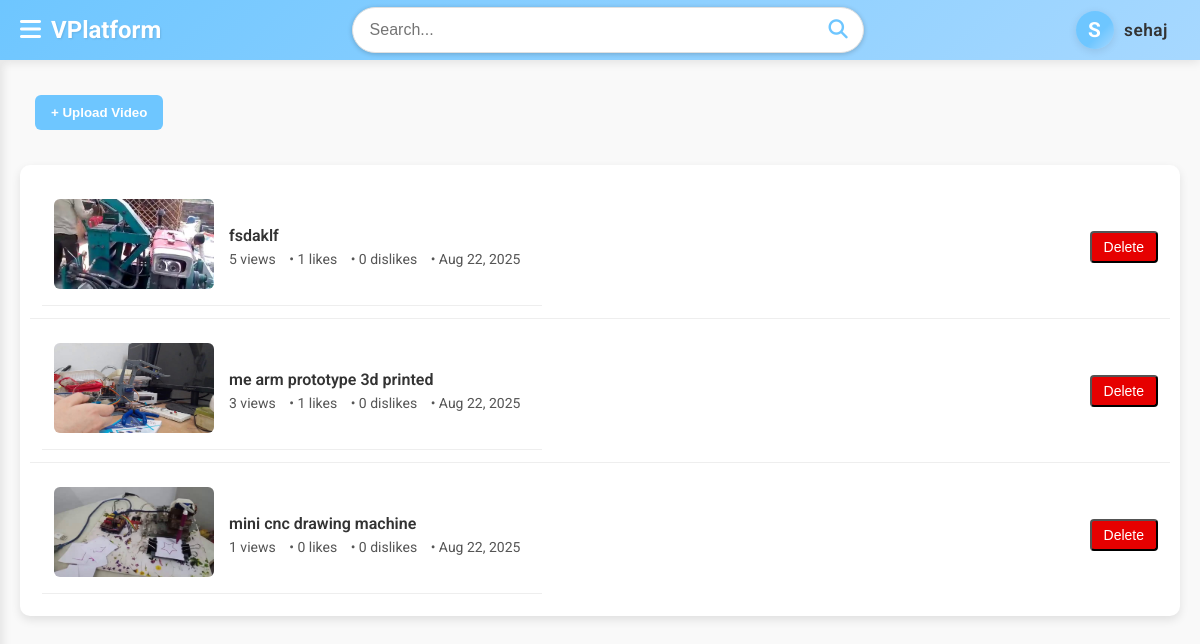
The page /your_videos/ (signed in) on the database as committed earlier.
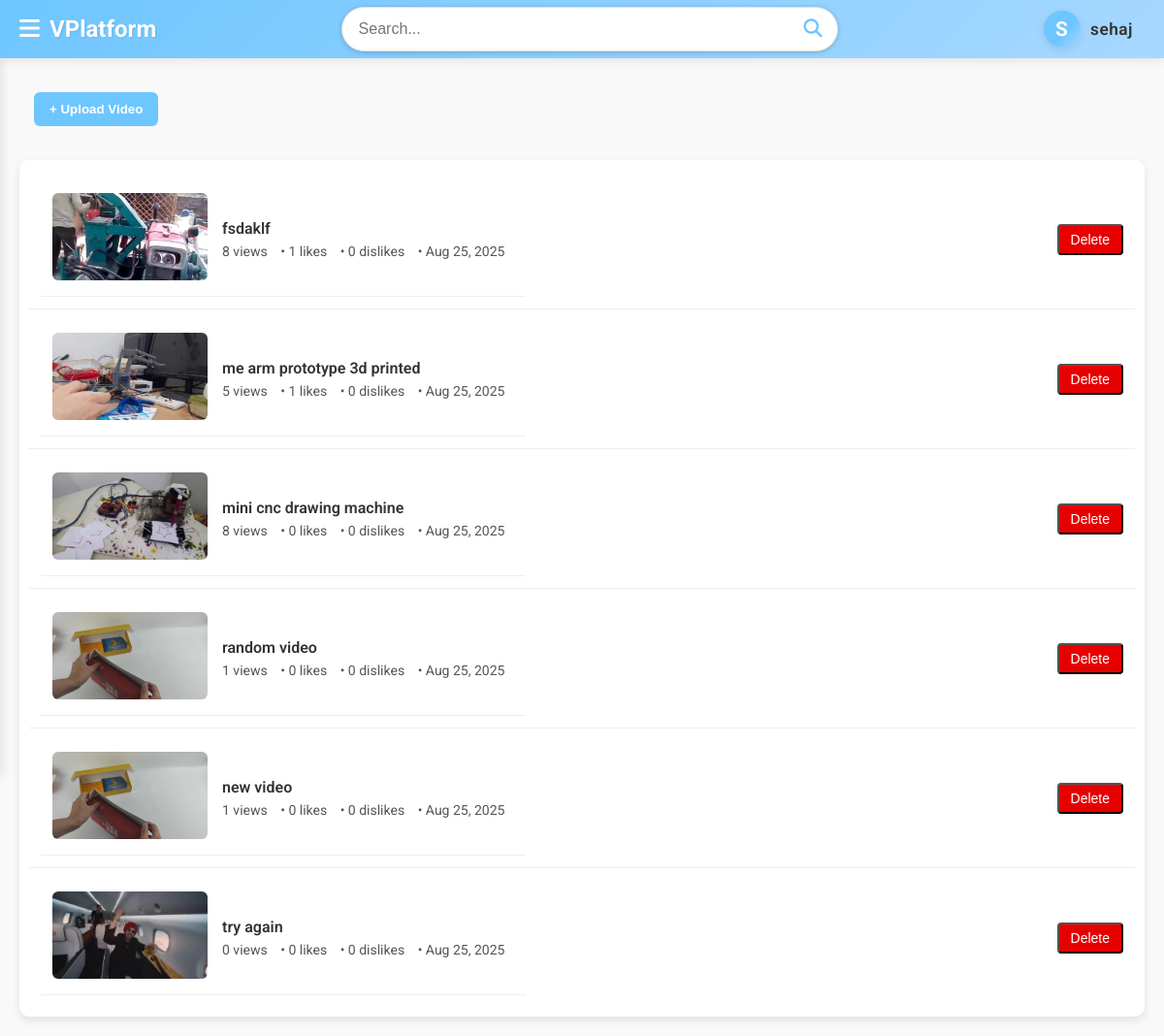
The same page on the database as committed later.
### videos_display/models.py (models this page shows, shortened)
class Video(models.Model):
    username = models.CharField(max_length=100)
    email = models.EmailField()
    title = models.CharField(max_length=200)
    description = models.CharField(max_length=2000)
    published_date = models.DateField(auto_now=True)
    category = models.CharField(max_length=25)
    video = models.FileField(upload_to='videos/')
    thumbnail = models.ImageField(upload_to='thumbnails/', null=True, blank=True)
    duration = models.CharField(max_length=8, blank=True, null=True)  # in seconds
    views = models.PositiveIntegerField(default=0)
    likes = models.PositiveIntegerField(default=0)
    dislikes = models.PositiveIntegerField(default=0)

### videos_display/views.py (the view)
# urls.py: path('your_videos/',vd_views.your_videos,name='your_videos'),
def your_videos(request):
    if request.user.is_authenticated:
        username = request.user.username
        email = request.user.email
        videos = Video.objects.filter(username=username, email=email)
        return render(request,'videos_display/your_videos.html',{'videos': videos})
    else:
        return render(request,'User/sign_in_request_page.html')

### videos_display/templates/videos_display/your_videos.html (shortened to what this page needs)
{% extends 'base.html' %}
{% load static %}
{% block extra_css %}
<link rel="stylesheet" href="{% static 'css/your_videos.css' %}">
{% endblock %}
{% block content %}
<div class="upload-container">
    <button class="upload-btn" id="openUploadModal">+ Upload Video</button>
</div>
<div class="video-list" id="your-videos-list">
    {% for video in videos %}
    <div class="video-item" id="{{ video.id }}">
            <a href="{% url 'full_video' video.id %}" class="video-item">
        <div class="video-thumbnail">
            <img src="{{ video.thumbnail.url }}" alt="" srcset="">
        </div>
        <div class="video-details">
            <div class="video-title">{{ video.title }}</div>
            <div class="video-meta">
                <span>{{ video.views }} views</span> •
                <span>{{ video.likes }} likes</span> •
                <span>{{ video.dislikes }} dislikes</span> •
                <span>{{ video.published_date|date:"M d, Y" }}</span>
            </div>
        </div>
    </a>
        <div class="video-actions">
            <button onclick="deleteVideo('{{ video.id }}')" class="action-btn delete-btn">Delete</button>
        </div>
    </div>
    {% empty %}
    <p>No videos uploaded by you found.</p>
    {% endfor %}
</div>
{% endblock %}

Rows that differ between the two databases and show on the page:
changed Video "fsdaklf": views "5" → "8"; published_date "Aug 22, 2025" → "Aug 25, 2025"
changed Video "me arm prototype 3d printed": views "3" → "5"; published_date "Aug 22, 2025" → "Aug 25, 2025"
changed Video "mini cnc drawing machine": views "1" → "8"; published_date "Aug 22, 2025" → "Aug 25, 2025"
added Video: thumbnail (picture), title "random video", views "1", likes "0", dislikes "0", published_date "Aug 25, 2025"
added Video: thumbnail (picture), title "new video", views "1", likes "0", dislikes "0", published_date "Aug 25, 2025"
added Video: thumbnail (picture), title "try again", views "0", likes "0", dislikes "0", published_date "Aug 25, 2025"
